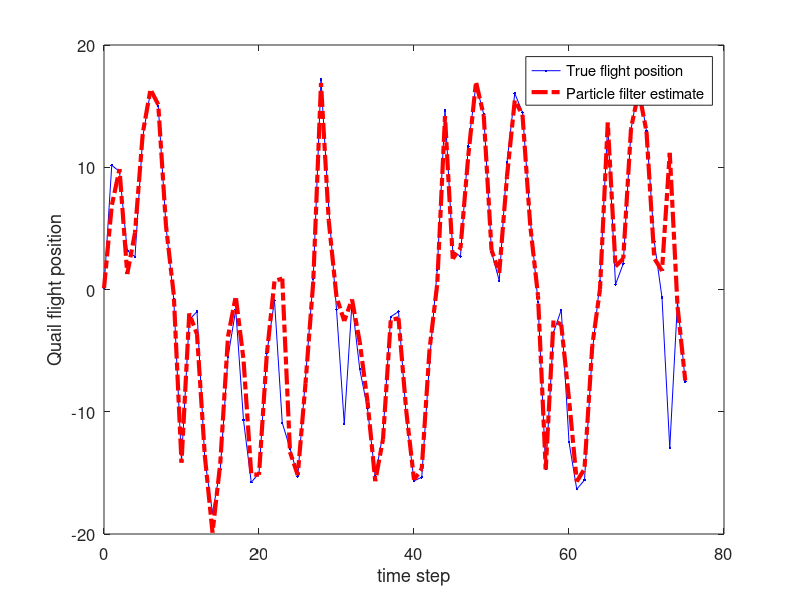

The MATLAB script that drew this image:

%Student Dave's particle filter tutorial

%In this tutorial, The Frequentisian Ninja Clan has just run into the mysterious Quail.
%The Quail was just doing it's typical magical quail stuff throughout the forest like, I
%dunno, freeing catapillars from evil monkey spells.
%The ninja clan, knowing the impossible agility of the Quail, began to
%stretch out and prepare for attack.  During which the Quail mediated and
%generated a highly non-linear flight model with strong illusions (i.e. weird measurements :P) and takes off!
%
%The student ninja's make chase but, only knowing linear algorithms, they
%fail very quickly.  However, the Master Frequentisian Ninja knows the
%particle filter, and after a cognitively and physical exhaustive, epic
%chase, the Master catches the Quail, and takes it back to their secret
%Dojo.

%Here, we learn this master skill, known as the particle filter, as applied
%to a highly nonlinear model. :)!

%Adapted from Dan Simon Optimal state estimation book and Gordon, Salmond,
%and Smith paper.

%% clear everything
% clear all
% close all
% clc


%% initialize the variables
set(0,'DefaultFigureWindowStyle','docked') %dock the figures..just a personal preference you don't need this.
x = 0.1; % initial actual state
x_N = 1; % Noise covariance in the system (i.e. process noise in the state update, here, we'll use a gaussian.)
x_R = 1; % Noise covariance in the measurement (i.e. the Quail creates complex illusions in its trail!)
T = 75; % duration the chase (i.e. number of iterations).
N = 100; % The number of particles the system generates. The larger this is, the better your approximation, but the more computation you need.

%initilize our initial, prior particle distribution as a gaussian around
%the true initial value

V = 2; %define the variance of the initial esimate
x_P = []; % define the vector of particles

% make the randomly generated particles from the initial prior gaussian distribution
for i = 1:N
    x_P(i) = x + sqrt(V) * randn;
end

%{
%show the distribution the particles around this initial value of x.
figure(1)
clf
subplot(121)
plot(1,x_P,'.k','markersize',5)
xlabel('time step')
ylabel('flight position')
subplot(122)
hist(x_P,100)
xlabel('flight position')
ylabel('count')
pause
%}

%the functions used by the Quail are:
% x = 0.5*x + 25*x/(1 + x^2) + 8*cos(1.2*(t-1)) + PROCESS NOISE --> sqrt(x_N)*randn
% z = x^2/20 + MEASUREMENT NOISE -->  sqrt(x_R)*randn;

%generate the observations from the randomly selected particles, based upon
%the given function
z_out = [x^2 / 20 + sqrt(x_R) * randn];  %the actual output vector for measurement values.
x_out = [x];  %the actual output vector for measurement values.
x_est = [x]; % time by time output of the particle filters estimate
x_est_out = [x_est]; % the vector of particle filter estimates.



for t = 1:T
    %from the previou time step, update the flight position, and observed
    %position (i.e. update the Quails position with the non linear function
    %and update from this position what the chasing ninja's see confounded
    %by the Quails illusions.
    x = 0.5*x + 25*x/(1 + x^2) + 8*cos(1.2*(t-1)) +  sqrt(x_N)*randn;
    z = x^2/20 + sqrt(x_R)*randn;
    %Here, we do the particle filter
    for i = 1:N
        %given the prior set of particle (i.e. randomly generated locations
        %the quail might be), run each of these particles through the state
        %update model to make a new set of transitioned particles.
        x_P_update(i) = 0.5*x_P(i) + 25*x_P(i)/(1 + x_P(i)^2) + 8*cos(1.2*(t-1)) + sqrt(x_N)*randn;
        %with these new updated particle locations, update the observations
        %for each of these particles.
        z_update(i) = x_P_update(i)^2/20;
        %Generate the weights for each of these particles.
        %The weights are based upon the probability of the given
        %observation for a particle, GIVEN the actual observation.
        %That is, if we observe a location z, and we know our observation error is
        %guassian with variance x_R, then the probability of seeing a given
        %z centered at that actual measurement is (from the equation of a
        %gaussian)
        P_w(i) = (1/sqrt(2*pi*x_R)) * exp(-(z - z_update(i))^2/(2*x_R));
    end
    
    % Normalize to form a probability distribution (i.e. sum to 1).
    P_w = P_w./sum(P_w);
    
    %{
    figure(1)
    clf
    subplot(121)
    plot(P_w,z_update,'.k','markersize',5)
    hold on
    plot(0,z,'.r','markersize',50)
    xlabel('weight magnitude')
    ylabel('observed values (z update)')    
    subplot(122)
    plot(P_w,x_P_update,'.k','markersize',5)
    hold on
    plot(0,x,'.r','markersize',50)
    xlabel('weight magnitude')
    ylabel('updated particle positions (x P update)')
    pause
    
    
    %plot the before and after
    figure(1)
    clf
    subplot(131)
    plot(0,x_P_update,'.k','markersize',5)
    title('raw estimates')
    xlabel('fixed time point')
    ylabel('estimated particles for flight position')
    subplot(132)
    plot(P_w,x_P_update,'.k','markersize',5)
    hold on
    plot(0,x,'.r','markersize',40)
    xlabel('weight magnitude')
    title('weighted estimates')
    %}
    %% Resampling: From this new distribution, now we randomly sample from it to generate our new estimate particles
    
    %what this code specifically does is randomly, uniformally, sample from
    %the cummulative distribution of the probability distribution
    %generated by the weighted vector P_w.  If you sample randomly over
    %this distribution, you will select values based upon there statistical
    %probability, and thus, on average, pick values with the higher weights
    %(i.e. high probability of being correct given the observation z).
    %store this new value to the new estimate which will go back into the
    %next iteration
    for i = 1 : N
        x_P(i) = x_P_update(find(rand <= cumsum(P_w),1));
    end
    
    %The final estimate is some metric of these final resampling, such as
    %the mean value or variance
    x_est = mean(x_P);
    
    %{
    %the after
    subplot(133)
    plot(0,x_P_update,'.k','markersize',5)
    hold on
    plot(0,x_P,'.r','markersize',5)
    plot(0,x_est,'.g','markersize',40)
    xlabel('fixed time point')
    title('weight based resampling')
    pause
    %}
    % Save data in arrays for later plotting
    x_out = [x_out x];
    z_out = [z_out z];
    x_est_out = [x_est_out x_est];
    
end

t = 0:T;
figure(1);
%clf
plot(t, x_out, '.-b', t, x_est_out, '-.r','linewidth',3);
set(gca,'FontSize',12); set(gcf,'Color','White');
xlabel('time step'); ylabel('Quail flight position');
legend('True flight position', 'Particle filter estimate');



